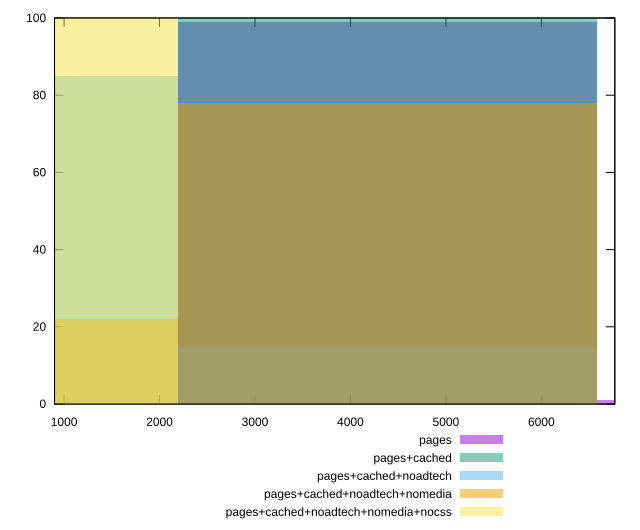

Source code (gnuplot):
reset

$pages <<EOF
4388.371993137535 99
8776.74398627507 1
EOF

$pagesCached <<EOF
4388.371993137535 100
EOF

$pagesCachedNoadtech <<EOF
0 85
4388.371993137535 15
EOF

$pagesCachedNoadtechNomedia <<EOF
0 22
4388.371993137535 78
EOF

$pagesCachedNoadtechNomediaNocss <<EOF
0 100
EOF

set key outside below
set boxwidth 4388.371993137535
set xrange [900:6770]
set yrange [0:100]
set trange [0:100]
set style fill transparent solid 0.5 noborder
set terminal svg size 640, 530 enhanced background rgb 'white'
set output "report_00017_2021-02-10T15-08-03.406Z/unused-javascript/comparison/histogram/all_raw.svg"

plot $pages title "pages" with boxes, \
     $pagesCached title "pages+cached" with boxes, \
     $pagesCachedNoadtech title "pages+cached+noadtech" with boxes, \
     $pagesCachedNoadtechNomedia title "pages+cached+noadtech+nomedia" with boxes, \
     $pagesCachedNoadtechNomediaNocss title "pages+cached+noadtech+nomedia+nocss" with boxes

reset
